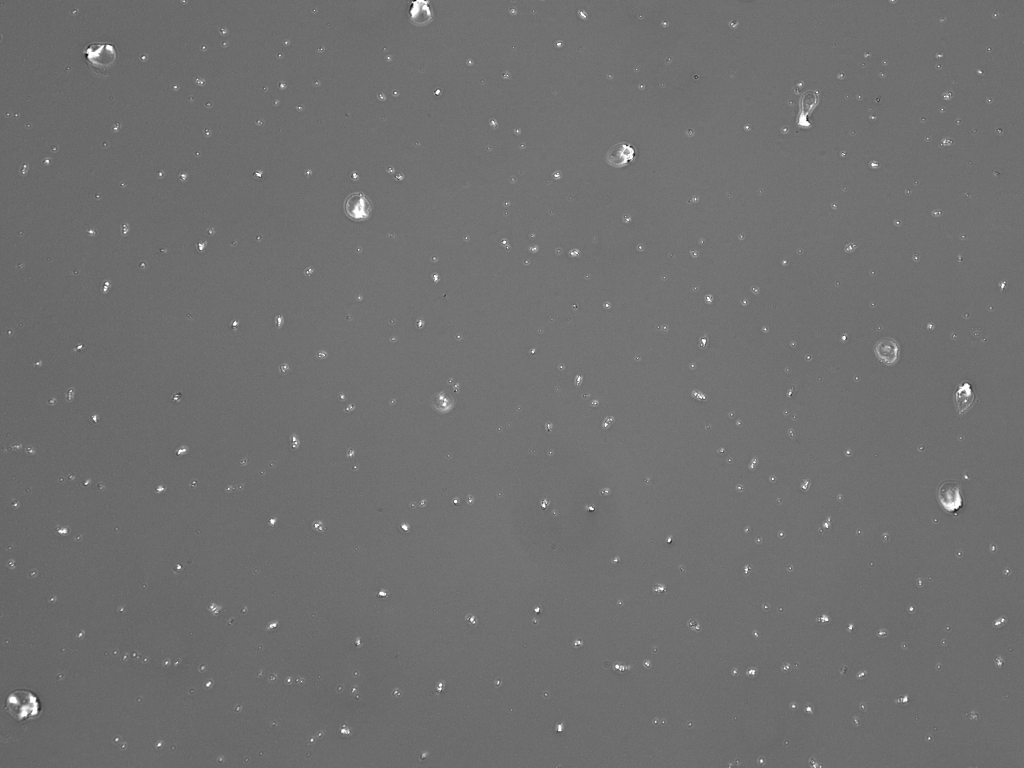
#> input picture originals/Round1_Swab_Trans.png, 2048 x 1536 px (shown at 1/2 size); its folder holds only this picture in this run
$ jupyter execute cell_counter_folder.ipynb   (shell and % lines are left out)
#> lines starting #> are read from the running program, lines starting #| are printed output that depends on the picture; after the words box and inside, x2 and y2 are one past the last pixel; in counts of white or black regions, pixels touching at a corner belong together
# Cell Counter
By Zoë McGinnis

## Loading in your image
The first thing we need to do is load in the pre-cropped image of the cell slide. Please put the image in the folder called "originals" and set `filename` to the name of the image you want to use.

[cell 1]
# CHANGE AS NEEDED TO SAY NAME OF THE DIRECTORY
folder = "originals"

## Install libraries (only need to run once)
Run this code block to install the libraries needed to run this program. You should only have to do this the very first time you use it.

## Import necessary libraries

[cell 2]
import os
import matplotlib.pyplot as plt
import cv2
from PIL import Image
import csv

## Process all images in the folder

[cell 3]
# Name the csv
csv_name = "{}.csv".format(folder)
# Open the file in the write mode
with open(folder + "/" + csv_name, 'w', newline='') as f:
    # Create the csv writer
    writer = csv.writer(f)
    # Write the header
    writer.writerow(["File name", "Num cells"])

    for filename in os.listdir(folder):
        # Skip the file if it's not an image
        if not filename.endswith(".png") and not filename.endswith(".jpg"):
            continue
        # Construct old file name
        source = folder + "/" + filename
        # Open image
        img = Image.open(source)
#> img is the input picture: PIL image 2048x1536 I;16; min 25798, max 65535, mean 43281.3
        width, height = img.size
#> width = 2048; height = 1536

        # Resize
        resized = img.resize((round(width/2), round(height/2)), Image.LANCZOS)
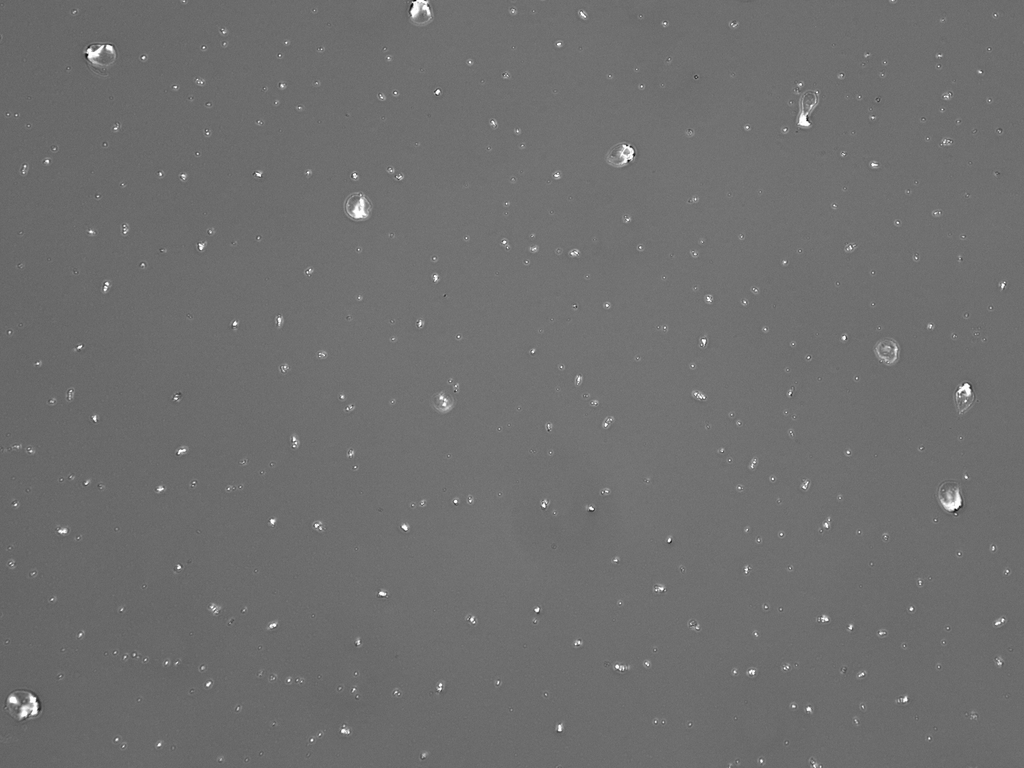
#> resized: PIL image 1024x768 I;16; min 26044, max 65535, mean 43280.3; drawn with min black and max white
        new_img_name = folder + filename.split(".")[0] + "_small.png"
        # Save new image
        resized.save(new_img_name)

        # Open new image, creating multiple instances for plotting purposes
        im = cv2.imread(new_img_name)
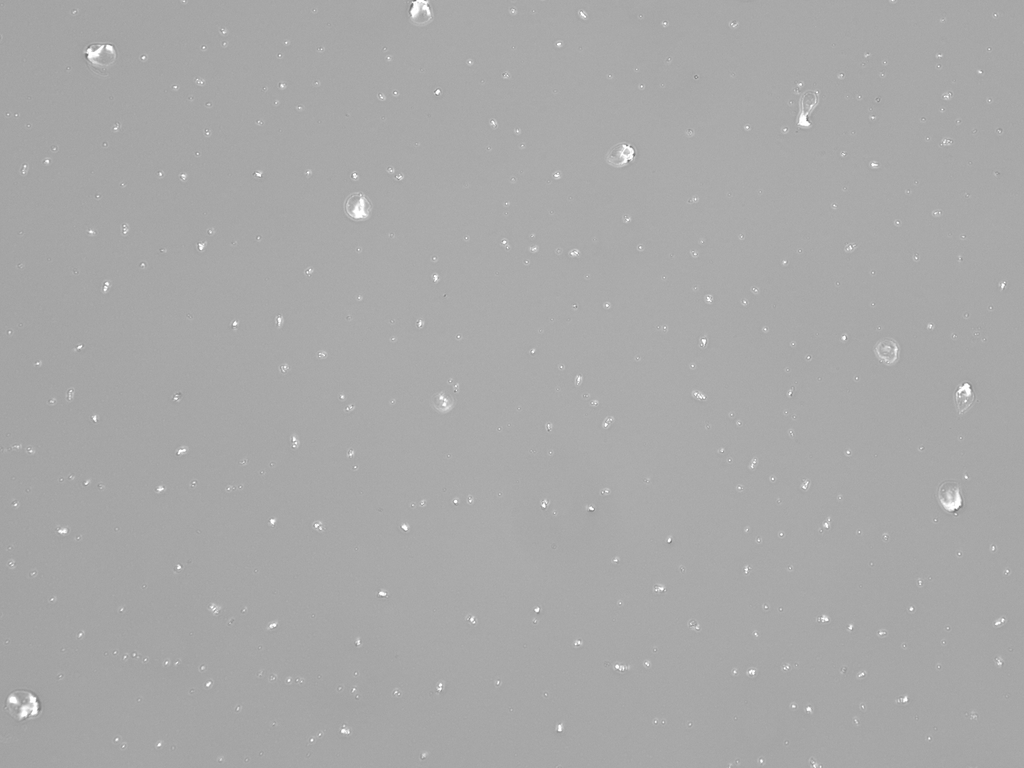
#> im: shape (768, 1024, 3); min 101, max 255, mean 168.6
        im_c = cv2.imread(new_img_name)
        img = cv2.imread(new_img_name, cv2.IMREAD_GRAYSCALE)
#> img: shape (768, 1024); min 101, max 255, mean 168.6

        # Remove image
        os.remove(new_img_name)

        # Otsu's thresholding after Gaussian filtering
        blur = cv2.GaussianBlur(img,(5,5),0)
        ret3,th3 = cv2.threshold(blur,0,255,cv2.THRESH_BINARY+cv2.THRESH_OTSU)
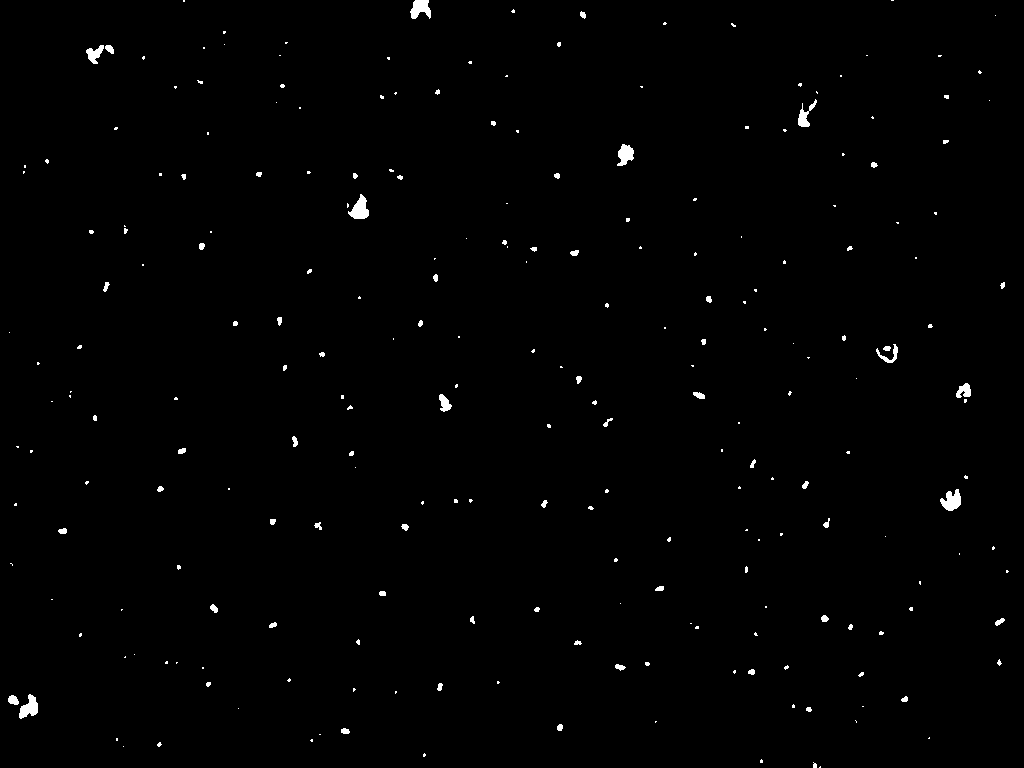
#> th3: shape (768, 1024); 0.7% white; 239 white regions (168 under 20 px), largest, box (x1, y1, x2, y2) and area: (348, 194, 369, 219) 302, (940, 489, 961, 511) 294, (19, 694, 38, 719) 276
#> ret3 = 188

        # Find and draw contours
        ret,thresh = cv2.threshold(img,0,255,cv2.THRESH_BINARY+cv2.THRESH_OTSU)
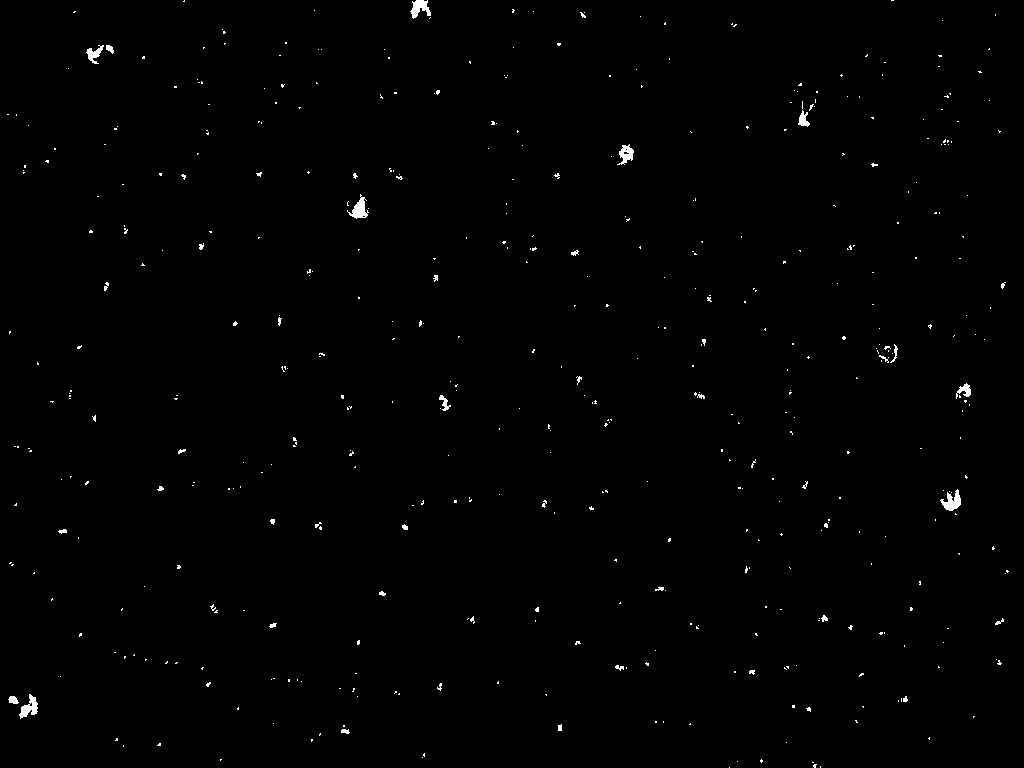
#> thresh: shape (768, 1024); 0.55% white; 480 white regions (442 under 20 px)
#> ret = 197
        contours, hierarchy = cv2.findContours(thresh,cv2.RETR_TREE,cv2.CHAIN_APPROX_SIMPLE)
#> contours = 488 contours, 474 with area under 20; largest, box (x1, y1, x2, y2) and area: (940, 489, 961, 511) 202, (19, 694, 38, 719) 198, (347, 194, 369, 219) 196, (410, 0, 431, 19) 185, (617, 144, 634, 165) 162
        image = cv2.drawContours(im_c, contours, -1, (255,0,0), 1)
        num_cells = len(contours)
#> num_cells = 488

        # Write row to csv with the file name and number of cells counted
        writer.writerow([filename, num_cells])

# Close the csv
f.close()

$ run again, on originals/Round3_Swab_Trans.png
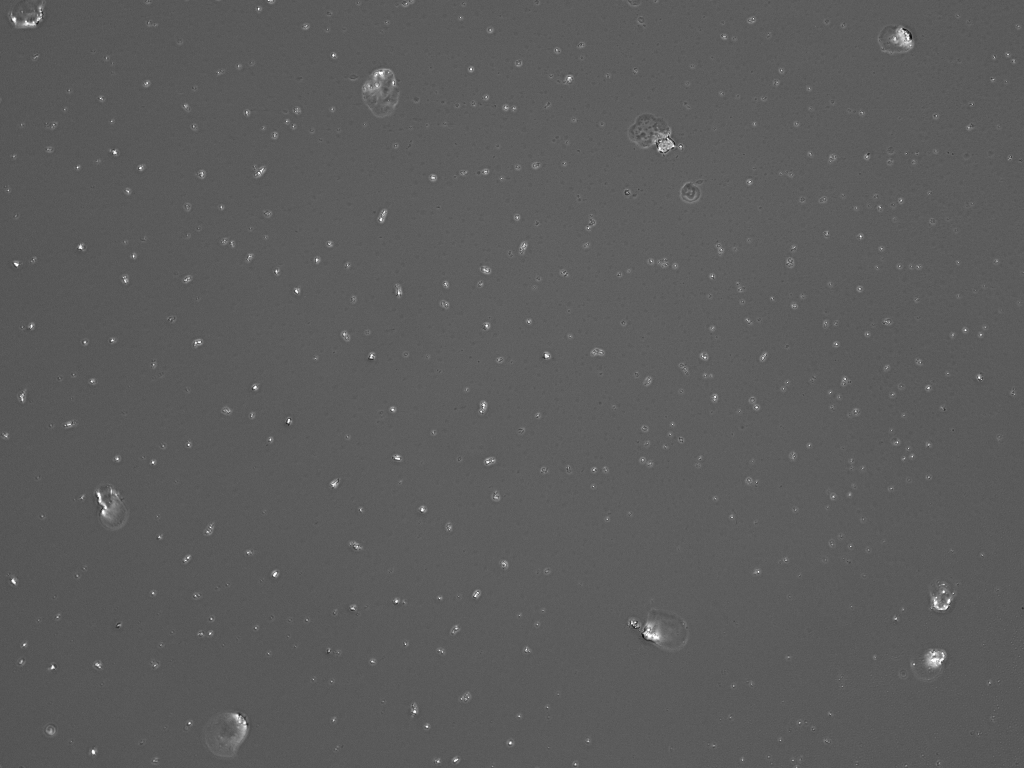
#> input picture originals/Round3_Swab_Trans.png, 2048 x 1536 px (shown at 1/2 size)
#> img is the input picture: PIL image 2048x1536 I;16; min 21669, max 65535, mean 37609.7
#> img: shape (768, 1024)
#> `ret3,th3 = cv2.threshold(blur,0,255,cv2.THRESH_BINARY+cv2.THRESH_OTSU)`:
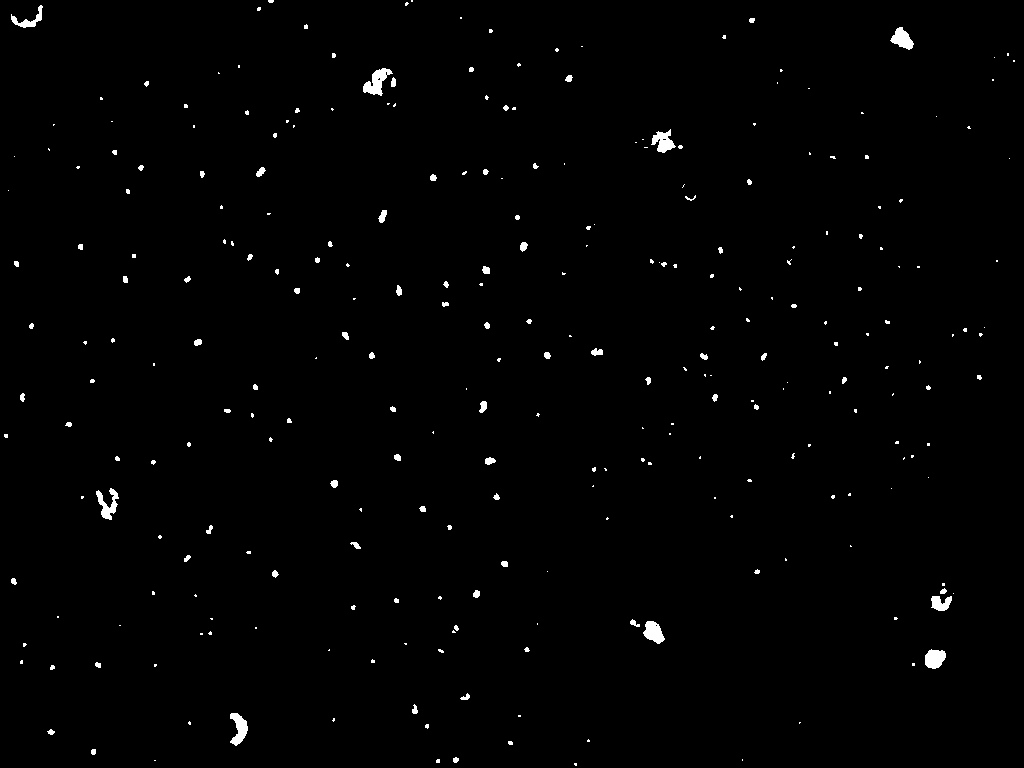
#> th3: shape (768, 1024); 0.89% white; 279 white regions (189 under 20 px), largest, box (x1, y1, x2, y2) and area: (363, 68, 393, 96) 403, (230, 713, 248, 746) 340, (96, 488, 119, 520) 329
#> ret3 = 161
#> `ret,thresh = cv2.threshold(img,0,255,cv2.THRESH_BINARY+cv2.THRESH_OTSU)`:
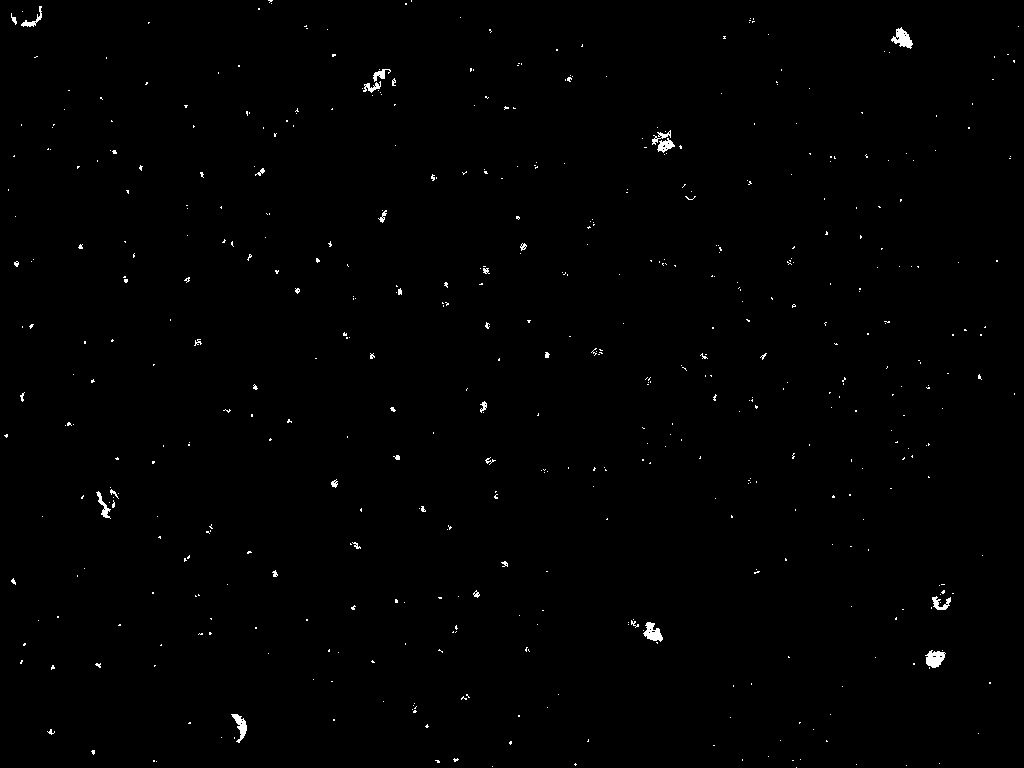
#> thresh: shape (768, 1024); 0.55% white; 528 white regions (493 under 20 px)
#> ret = 170
#> contours = 587 contours, 570 with area under 20; largest, box (x1, y1, x2, y2) and area: (891, 27, 913, 49) 224, (925, 650, 946, 668) 220, (643, 622, 663, 642) 198, (231, 714, 247, 743) 162, (657, 138, 675, 153) 123
#> num_cells = 587

$ run again, on originals/Round4_Swab_Trans.png
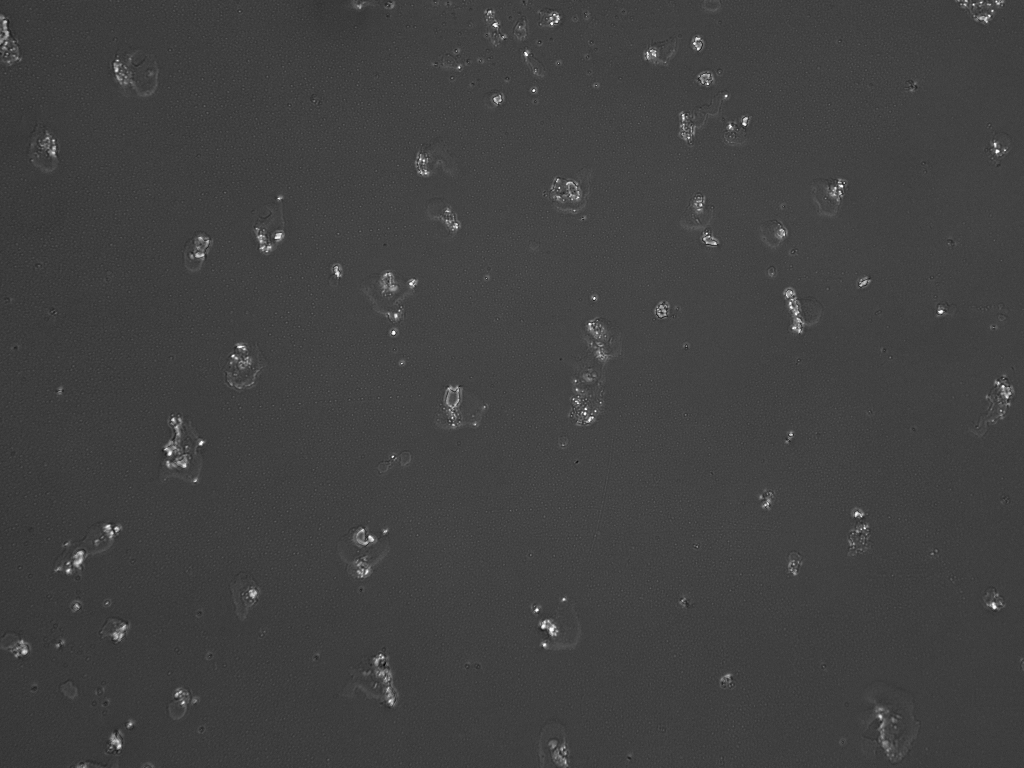
#> input picture originals/Round4_Swab_Trans.png, 2048 x 1536 px (shown at 1/2 size)
#> img is the input picture: PIL image 2048x1536 I;16; min 27958, max 65535, mean 37639.4
#> img: shape (768, 1024)
#> `ret3,th3 = cv2.threshold(blur,0,255,cv2.THRESH_BINARY+cv2.THRESH_OTSU)`:
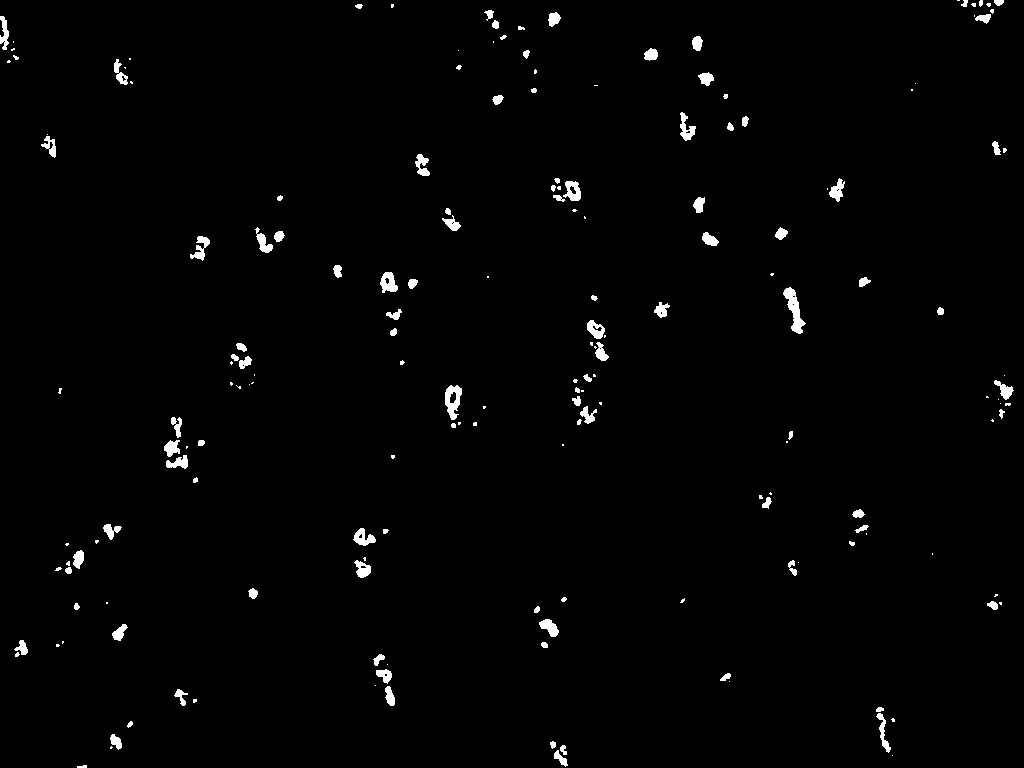
#> th3: shape (768, 1024); 1.4% white; 182 white regions (79 under 20 px), largest, box (x1, y1, x2, y2) and area: (783, 287, 806, 334) 450, (445, 385, 462, 420) 359, (380, 272, 398, 293) 249
#> ret3 = 160
#> `ret,thresh = cv2.threshold(img,0,255,cv2.THRESH_BINARY+cv2.THRESH_OTSU)`:
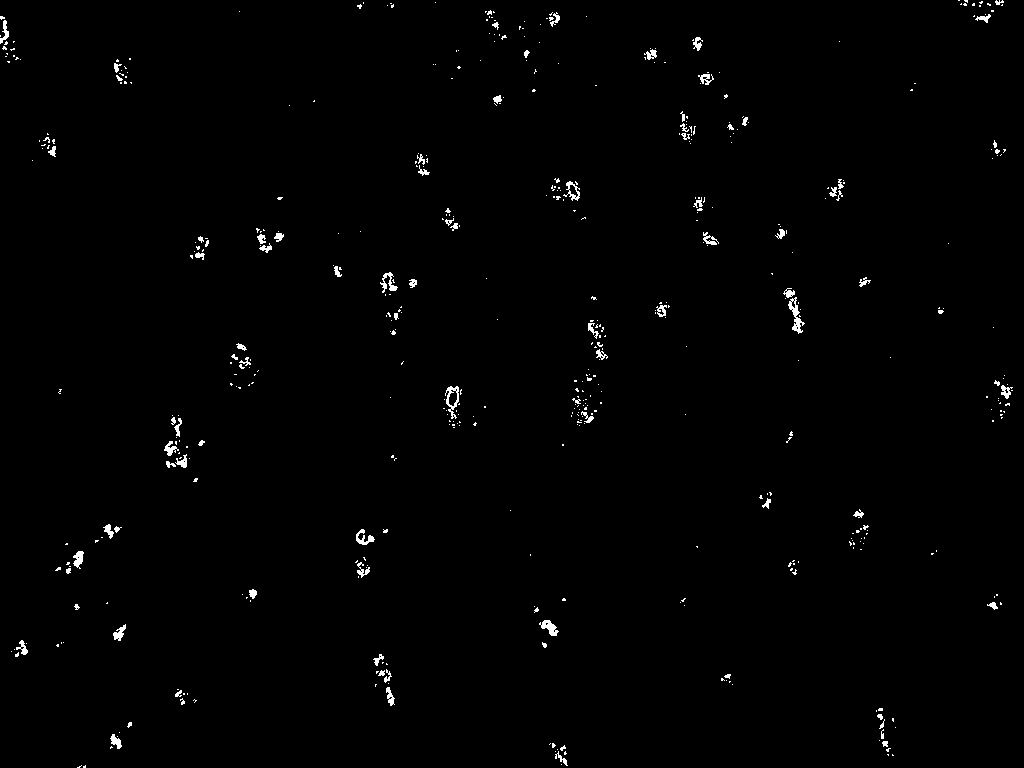
#> thresh: shape (768, 1024); 0.85% white in thin lines or dots
#> ret = 168
#> contours = 556 contours, 494 with area under 20; largest, box (x1, y1, x2, y2) and area: (445, 386, 459, 419) 228, (788, 297, 805, 334) 190, (563, 181, 580, 201) 139, (539, 620, 559, 636) 134, (448, 389, 458, 407) 110
#> num_cells = 556
